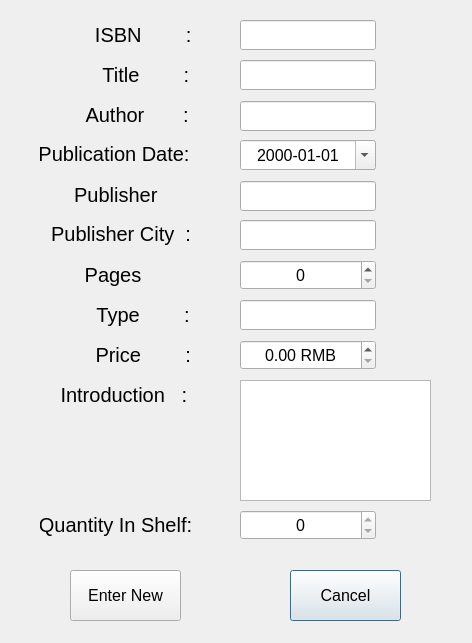
<?xml version="1.0" encoding="UTF-8"?>
<ui version="4.0">
 <class>AdminEnterNewDialog</class>
 <widget class="QDialog" name="AdminEnterNewDialog">
  <property name="geometry">
   <rect>
    <x>0</x>
    <y>0</y>
    <width>472</width>
    <height>643</height>
   </rect>
  </property>
  <property name="windowTitle">
   <string>Dialog</string>
  </property>
  <widget class="QSpinBox" name="spinBoxPages">
   <property name="enabled">
    <bool>true</bool>
   </property>
   <property name="geometry">
    <rect>
     <x>240</x>
     <y>260</y>
     <width>136</width>
     <height>30</height>
    </rect>
   </property>
   <property name="font">
    <font>
     <pointsize>12</pointsize>
    </font>
   </property>
   <property name="focusPolicy">
    <enum>Qt::WheelFocus</enum>
   </property>
   <property name="alignment">
    <set>Qt::AlignCenter</set>
   </property>
   <property name="readOnly">
    <bool>false</bool>
   </property>
   <property name="maximum">
    <number>9999</number>
   </property>
  </widget>
  <widget class="QLabel" name="labelPages_2">
   <property name="geometry">
    <rect>
     <x>40</x>
     <y>20</y>
     <width>151</width>
     <height>30</height>
    </rect>
   </property>
   <property name="font">
    <font>
     <pointsize>15</pointsize>
    </font>
   </property>
   <property name="text">
    <string>          ISBN        :</string>
   </property>
   <property name="alignment">
    <set>Qt::AlignCenter</set>
   </property>
  </widget>
  <widget class="QLabel" name="labelPages_4">
   <property name="geometry">
    <rect>
     <x>40</x>
     <y>340</y>
     <width>151</width>
     <height>30</height>
    </rect>
   </property>
   <property name="font">
    <font>
     <pointsize>15</pointsize>
    </font>
   </property>
   <property name="text">
    <string>          Price        :</string>
   </property>
   <property name="alignment">
    <set>Qt::AlignCenter</set>
   </property>
  </widget>
  <widget class="QLineEdit" name="lineEditISBN">
   <property name="enabled">
    <bool>true</bool>
   </property>
   <property name="geometry">
    <rect>
     <x>240</x>
     <y>20</y>
     <width>136</width>
     <height>30</height>
    </rect>
   </property>
   <property name="font">
    <font>
     <pointsize>12</pointsize>
    </font>
   </property>
   <property name="focusPolicy">
    <enum>Qt::StrongFocus</enum>
   </property>
   <property name="alignment">
    <set>Qt::AlignCenter</set>
   </property>
   <property name="readOnly">
    <bool>false</bool>
   </property>
  </widget>
  <widget class="QLineEdit" name="lineEditPublisher">
   <property name="enabled">
    <bool>true</bool>
   </property>
   <property name="geometry">
    <rect>
     <x>240</x>
     <y>181</y>
     <width>136</width>
     <height>30</height>
    </rect>
   </property>
   <property name="font">
    <font>
     <pointsize>12</pointsize>
    </font>
   </property>
   <property name="focusPolicy">
    <enum>Qt::StrongFocus</enum>
   </property>
   <property name="alignment">
    <set>Qt::AlignCenter</set>
   </property>
   <property name="readOnly">
    <bool>false</bool>
   </property>
  </widget>
  <widget class="QLabel" name="labelPages_6">
   <property name="geometry">
    <rect>
     <x>40</x>
     <y>510</y>
     <width>151</width>
     <height>30</height>
    </rect>
   </property>
   <property name="font">
    <font>
     <pointsize>15</pointsize>
    </font>
   </property>
   <property name="text">
    <string>Quantity In Shelf:</string>
   </property>
   <property name="alignment">
    <set>Qt::AlignCenter</set>
   </property>
  </widget>
  <widget class="QLineEdit" name="lineEditTitle">
   <property name="enabled">
    <bool>true</bool>
   </property>
   <property name="geometry">
    <rect>
     <x>240</x>
     <y>60</y>
     <width>136</width>
     <height>30</height>
    </rect>
   </property>
   <property name="font">
    <font>
     <pointsize>12</pointsize>
    </font>
   </property>
   <property name="focusPolicy">
    <enum>Qt::StrongFocus</enum>
   </property>
   <property name="alignment">
    <set>Qt::AlignCenter</set>
   </property>
   <property name="readOnly">
    <bool>false</bool>
   </property>
  </widget>
  <widget class="QSpinBox" name="spinBoxCurNum">
   <property name="enabled">
    <bool>true</bool>
   </property>
   <property name="geometry">
    <rect>
     <x>240</x>
     <y>510</y>
     <width>136</width>
     <height>30</height>
    </rect>
   </property>
   <property name="font">
    <font>
     <pointsize>12</pointsize>
    </font>
   </property>
   <property name="focusPolicy">
    <enum>Qt::NoFocus</enum>
   </property>
   <property name="alignment">
    <set>Qt::AlignCenter</set>
   </property>
   <property name="readOnly">
    <bool>true</bool>
   </property>
   <property name="maximum">
    <number>9999</number>
   </property>
  </widget>
  <widget class="QLabel" name="labelPublisher">
   <property name="geometry">
    <rect>
     <x>40</x>
     <y>180</y>
     <width>146</width>
     <height>30</height>
    </rect>
   </property>
   <property name="font">
    <font>
     <pointsize>15</pointsize>
    </font>
   </property>
   <property name="text">
    <string>       Publisher     :</string>
   </property>
   <property name="alignment">
    <set>Qt::AlignCenter</set>
   </property>
  </widget>
  <widget class="QLabel" name="labelCity">
   <property name="geometry">
    <rect>
     <x>40</x>
     <y>219</y>
     <width>151</width>
     <height>30</height>
    </rect>
   </property>
   <property name="font">
    <font>
     <pointsize>15</pointsize>
    </font>
   </property>
   <property name="text">
    <string>  Publisher City  :</string>
   </property>
   <property name="alignment">
    <set>Qt::AlignCenter</set>
   </property>
  </widget>
  <widget class="QLabel" name="labelPages_3">
   <property name="geometry">
    <rect>
     <x>40</x>
     <y>300</y>
     <width>151</width>
     <height>30</height>
    </rect>
   </property>
   <property name="font">
    <font>
     <pointsize>15</pointsize>
    </font>
   </property>
   <property name="text">
    <string>          Type        :</string>
   </property>
   <property name="alignment">
    <set>Qt::AlignCenter</set>
   </property>
  </widget>
  <widget class="QLabel" name="labelPages">
   <property name="geometry">
    <rect>
     <x>40</x>
     <y>260</y>
     <width>146</width>
     <height>30</height>
    </rect>
   </property>
   <property name="font">
    <font>
     <pointsize>15</pointsize>
    </font>
   </property>
   <property name="text">
    <string>         Pages        :</string>
   </property>
   <property name="alignment">
    <set>Qt::AlignCenter</set>
   </property>
  </widget>
  <widget class="QLabel" name="labelAuthor">
   <property name="geometry">
    <rect>
     <x>40</x>
     <y>100</y>
     <width>151</width>
     <height>30</height>
    </rect>
   </property>
   <property name="font">
    <font>
     <pointsize>15</pointsize>
    </font>
   </property>
   <property name="text">
    <string>        Author       :</string>
   </property>
   <property name="alignment">
    <set>Qt::AlignCenter</set>
   </property>
  </widget>
  <widget class="QLineEdit" name="lineEditAuthor">
   <property name="enabled">
    <bool>true</bool>
   </property>
   <property name="geometry">
    <rect>
     <x>240</x>
     <y>101</y>
     <width>136</width>
     <height>30</height>
    </rect>
   </property>
   <property name="font">
    <font>
     <pointsize>12</pointsize>
    </font>
   </property>
   <property name="focusPolicy">
    <enum>Qt::StrongFocus</enum>
   </property>
   <property name="alignment">
    <set>Qt::AlignCenter</set>
   </property>
   <property name="readOnly">
    <bool>false</bool>
   </property>
  </widget>
  <widget class="QDateEdit" name="dateEdit">
   <property name="enabled">
    <bool>true</bool>
   </property>
   <property name="geometry">
    <rect>
     <x>240</x>
     <y>140</y>
     <width>136</width>
     <height>30</height>
    </rect>
   </property>
   <property name="font">
    <font>
     <pointsize>12</pointsize>
    </font>
   </property>
   <property name="focusPolicy">
    <enum>Qt::WheelFocus</enum>
   </property>
   <property name="alignment">
    <set>Qt::AlignCenter</set>
   </property>
   <property name="readOnly">
    <bool>false</bool>
   </property>
   <property name="displayFormat">
    <string>yyyy-MM-dd</string>
   </property>
   <property name="calendarPopup">
    <bool>true</bool>
   </property>
   <property name="date">
    <date>
     <year>2000</year>
     <month>1</month>
     <day>1</day>
    </date>
   </property>
  </widget>
  <widget class="QLineEdit" name="lineEditCity">
   <property name="enabled">
    <bool>true</bool>
   </property>
   <property name="geometry">
    <rect>
     <x>240</x>
     <y>220</y>
     <width>136</width>
     <height>30</height>
    </rect>
   </property>
   <property name="font">
    <font>
     <pointsize>12</pointsize>
    </font>
   </property>
   <property name="focusPolicy">
    <enum>Qt::StrongFocus</enum>
   </property>
   <property name="alignment">
    <set>Qt::AlignCenter</set>
   </property>
   <property name="readOnly">
    <bool>false</bool>
   </property>
  </widget>
  <widget class="QDoubleSpinBox" name="doubleSpinBox">
   <property name="geometry">
    <rect>
     <x>240</x>
     <y>340</y>
     <width>136</width>
     <height>30</height>
    </rect>
   </property>
   <property name="font">
    <font>
     <pointsize>12</pointsize>
    </font>
   </property>
   <property name="focusPolicy">
    <enum>Qt::WheelFocus</enum>
   </property>
   <property name="alignment">
    <set>Qt::AlignCenter</set>
   </property>
   <property name="readOnly">
    <bool>false</bool>
   </property>
   <property name="suffix">
    <string> RMB</string>
   </property>
   <property name="maximum">
    <double>9999.989999999999782</double>
   </property>
  </widget>
  <widget class="QLabel" name="labelDate">
   <property name="geometry">
    <rect>
     <x>40</x>
     <y>139</y>
     <width>148</width>
     <height>30</height>
    </rect>
   </property>
   <property name="font">
    <font>
     <pointsize>15</pointsize>
    </font>
   </property>
   <property name="text">
    <string>Publication Date:</string>
   </property>
   <property name="alignment">
    <set>Qt::AlignCenter</set>
   </property>
  </widget>
  <widget class="QLabel" name="labelPages_8">
   <property name="geometry">
    <rect>
     <x>40</x>
     <y>60</y>
     <width>151</width>
     <height>30</height>
    </rect>
   </property>
   <property name="font">
    <font>
     <pointsize>15</pointsize>
    </font>
   </property>
   <property name="text">
    <string>           Title        :</string>
   </property>
   <property name="alignment">
    <set>Qt::AlignCenter</set>
   </property>
  </widget>
  <widget class="QLineEdit" name="lineEditType">
   <property name="enabled">
    <bool>true</bool>
   </property>
   <property name="geometry">
    <rect>
     <x>240</x>
     <y>300</y>
     <width>136</width>
     <height>30</height>
    </rect>
   </property>
   <property name="font">
    <font>
     <pointsize>12</pointsize>
    </font>
   </property>
   <property name="focusPolicy">
    <enum>Qt::StrongFocus</enum>
   </property>
   <property name="alignment">
    <set>Qt::AlignCenter</set>
   </property>
   <property name="readOnly">
    <bool>false</bool>
   </property>
  </widget>
  <widget class="QLabel" name="labelPages_5">
   <property name="geometry">
    <rect>
     <x>40</x>
     <y>380</y>
     <width>151</width>
     <height>30</height>
    </rect>
   </property>
   <property name="font">
    <font>
     <pointsize>15</pointsize>
    </font>
   </property>
   <property name="text">
    <string>   Introduction   :</string>
   </property>
   <property name="alignment">
    <set>Qt::AlignCenter</set>
   </property>
  </widget>
  <widget class="QPushButton" name="pushButtonCancel">
   <property name="geometry">
    <rect>
     <x>290</x>
     <y>570</y>
     <width>111</width>
     <height>51</height>
    </rect>
   </property>
   <property name="font">
    <font>
     <pointsize>12</pointsize>
    </font>
   </property>
   <property name="text">
    <string>Cancel</string>
   </property>
  </widget>
  <widget class="QPushButton" name="pushButtonConfirm">
   <property name="geometry">
    <rect>
     <x>70</x>
     <y>570</y>
     <width>111</width>
     <height>51</height>
    </rect>
   </property>
   <property name="font">
    <font>
     <pointsize>12</pointsize>
    </font>
   </property>
   <property name="text">
    <string>Enter New</string>
   </property>
  </widget>
  <widget class="QTextEdit" name="textEdit">
   <property name="geometry">
    <rect>
     <x>240</x>
     <y>380</y>
     <width>191</width>
     <height>121</height>
    </rect>
   </property>
  </widget>
 </widget>
 <resources/>
 <connections/>
</ui>
